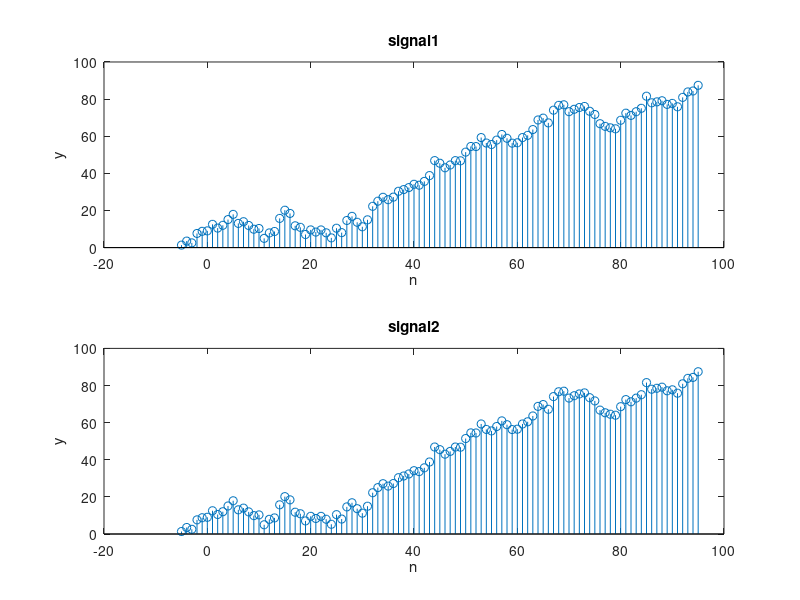

Source code (MATLAB):
% prac2_11_4.m
% 한밭대 20191780 육정훈

n = 0:100;
x1 = rand(1, length(n));
x2 = sqrt(10) * randn(1, length(n));

y1 = cumsum(x1);
ny1 = n - 5;
y2 = cumsum(x2);
ny2 = n - 5;
xs = x1 + x2;
y = cumsum(xs);
ny = n - 5;

subplot(2, 1, 1); stem(ny, y); title("signal1"); xlabel("n"); ylabel("y");
subplot(2, 1, 2); stem(ny2, y1 + y2); title("signal2"); xlabel("n"); ylabel("y");
